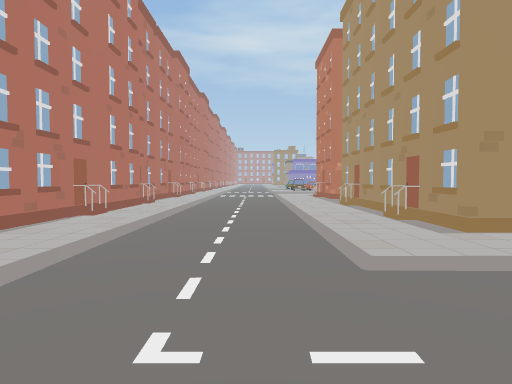
view 1 (above)

17 first-person views from a walk through a Unity game level. The camera is 1.4 m above the floor, tilts 2° down and sees 75° across. The floor is counted in squares, 2 m on a side. Each view is taken from the middle of a square. On the plan, view 1 faces up. The plan holds only what a view shows up to about 10 squares ahead; the rest is blank. The place goes on beyond the plan.

view 2
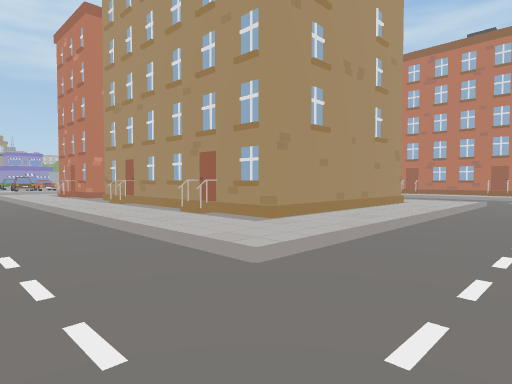

view 3
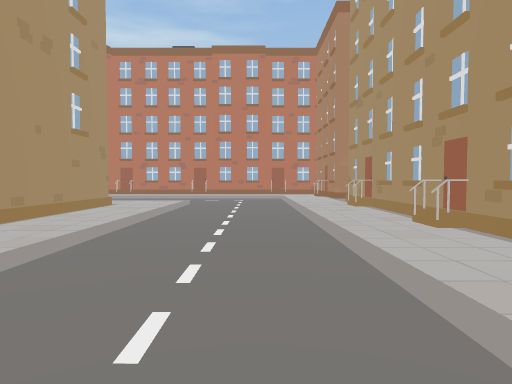

view 4
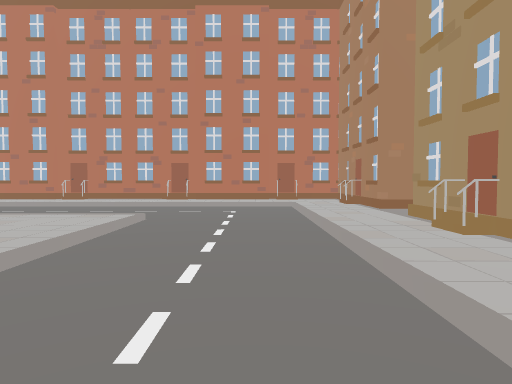

view 5
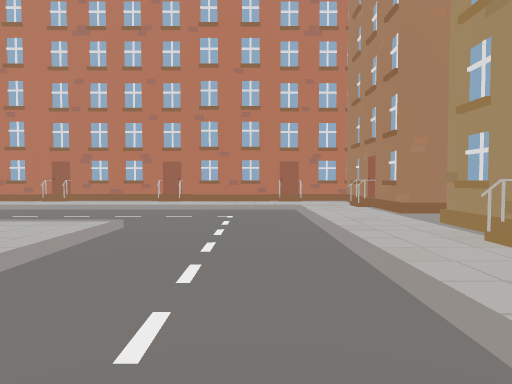

view 6
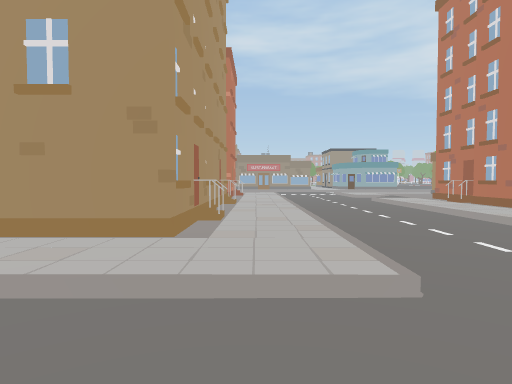

view 7
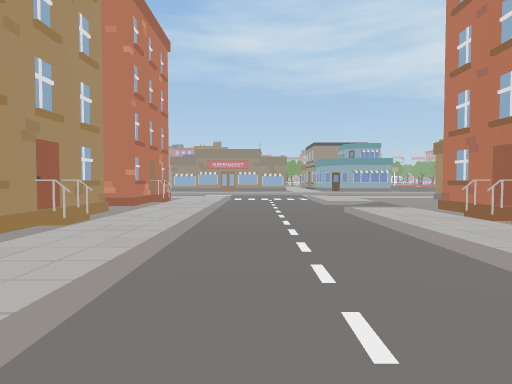

view 8
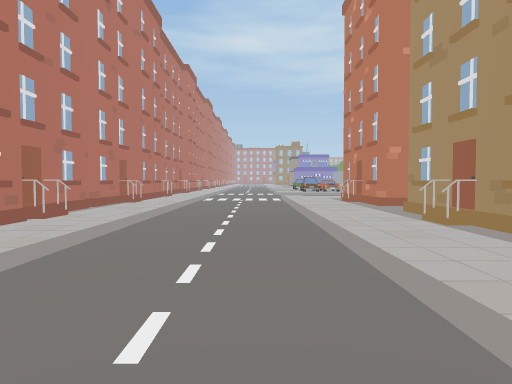

view 9
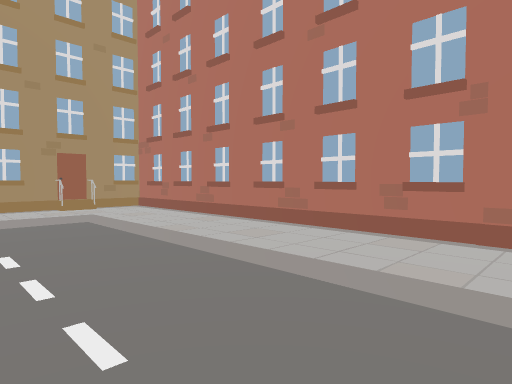

view 10
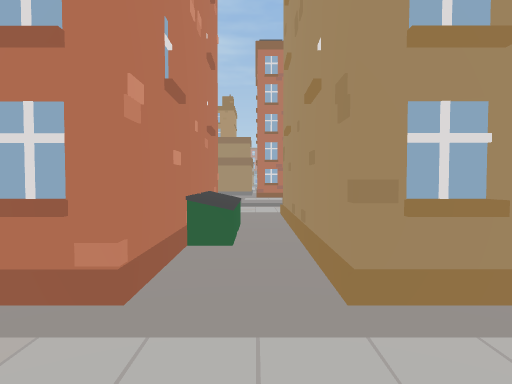

view 11
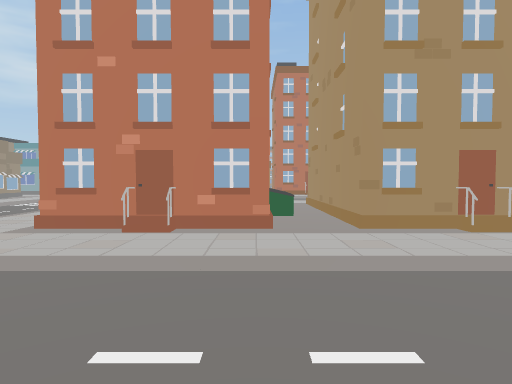

view 12
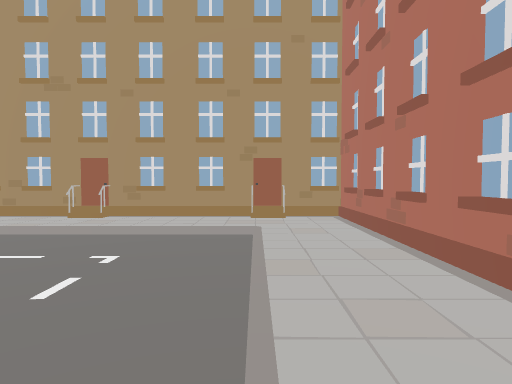

view 13
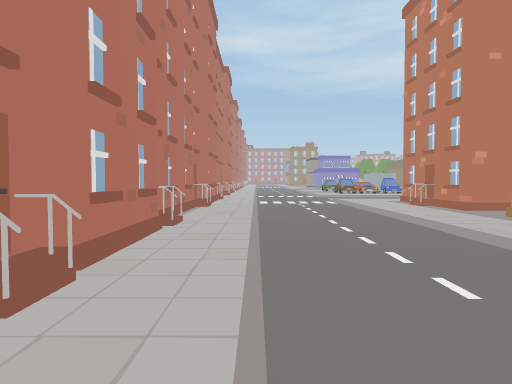

view 14
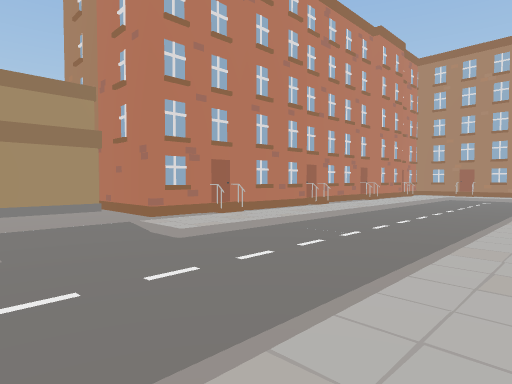

view 15
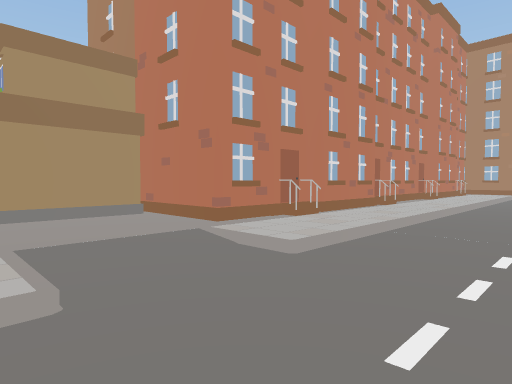

view 16
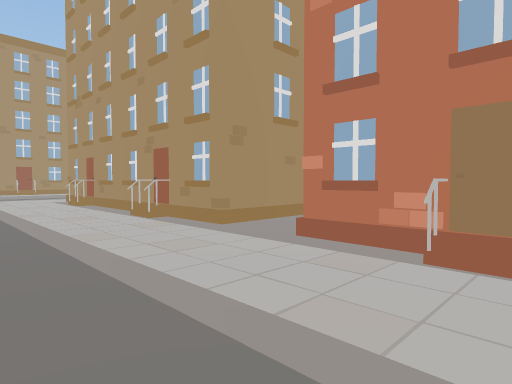

view 17
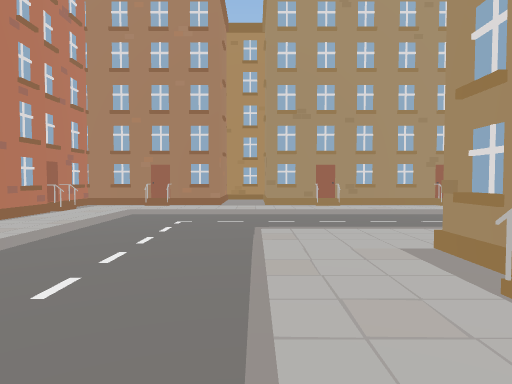

### Floor plan
Key: @ floor where view 1 was taken; # wall or solid block; . main floor; - floor 0.25 m lower than the main floor; / step, stairs or slope; H house; O other object.
Columns run from 4 left of view 1 to 18 right of it. Each row starts with its distance up from view 1.
 15 #./--/.#    #./--/...
 14 #./--/.##  ##./---/..#
 13 #./--/.H#OO#H./---/..#
 12 #./--/......../--/.H###
 11 #./--/.#####H./--/.##
 10 #./--/.#   ##./--/.#
  9 #./--/.#    #./--/.#
  8 #./--/.#    #./--/.H
  7 #./--/.#    #./--/.#
  6 #./--/.##   #./--/.H
  5 #./--/.H#####./--/.#
  4 #./--/......../--/.#
  3 #./--//////////--/.#
  2 #./--------------/.#
  1 #./--------------/.#
  0 #.//@/////////////.#
 -1 #..................H
 -2 ####H#########.#####
 -3                #

Where each view was taken, in squares from view 1:
view 1: 0 up, 0 right, facing up
view 2: 1 up, 1 left, facing up-right
view 3: 1 up, 0 right, facing right
view 4: 1 up, 4 right, facing right
view 5: 1 up, 5 right, facing right
view 6: 1 up, 9 right, facing up
view 7: 5 up, 11 right, facing up
view 8: 5 up, 0 right, facing up
view 9: 6 up, 0 right, facing down-left
view 10: 12 up, 1 right, facing right
view 11: 13 up, 2 left, facing right
view 12: 5 up, 2 left, facing down
view 13: 5 up, 2 left, facing up
view 14: 15 up, 9 right, facing down-right
view 15: 15 up, 11 right, facing down-right
view 16: 15 up, 11 right, facing down-left
view 17: 8 up, 10 right, facing down
